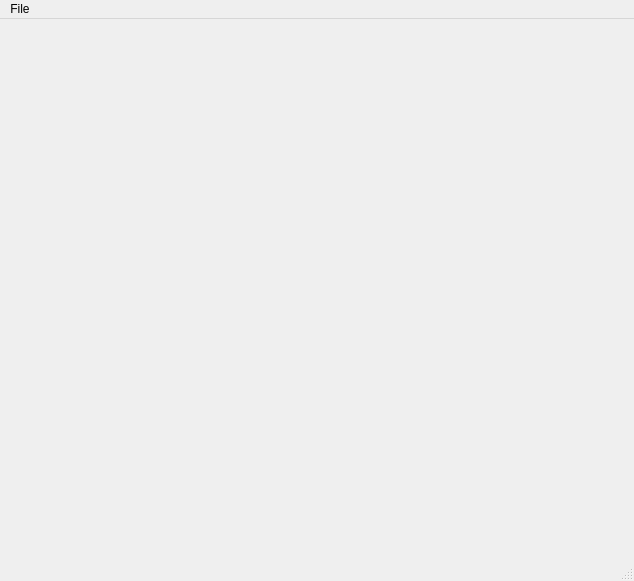
<?xml version="1.0" encoding="UTF-8"?>
<ui version="4.0">
 <class>MainWindow</class>
 <widget class="QMainWindow" name="MainWindow">
  <property name="geometry">
   <rect>
    <x>0</x>
    <y>0</y>
    <width>634</width>
    <height>581</height>
   </rect>
  </property>
  <property name="windowTitle">
   <string>MainWindow</string>
  </property>
  <widget class="QWidget" name="centralwidget"/>
  <widget class="QMenuBar" name="menubar">
   <property name="geometry">
    <rect>
     <x>0</x>
     <y>0</y>
     <width>634</width>
     <height>22</height>
    </rect>
   </property>
   <widget class="QMenu" name="menuFile">
    <property name="title">
     <string>File</string>
    </property>
    <addaction name="actionOpen_Renderer"/>
    <addaction name="separator"/>
    <addaction name="actionExit"/>
   </widget>
   <addaction name="menuFile"/>
  </widget>
  <widget class="QStatusBar" name="statusbar"/>
  <action name="actionOpen_Renderer">
   <property name="text">
    <string>Open Renderer</string>
   </property>
  </action>
  <action name="actionExit">
   <property name="text">
    <string>Exit</string>
   </property>
  </action>
 </widget>
 <resources/>
 <connections>
  <connection>
   <sender>actionExit</sender>
   <signal>triggered()</signal>
   <receiver>MainWindow</receiver>
   <slot>close()</slot>
   <hints>
    <hint type="sourcelabel">
     <x>-1</x>
     <y>-1</y>
    </hint>
    <hint type="destinationlabel">
     <x>316</x>
     <y>290</y>
    </hint>
   </hints>
  </connection>
 </connections>
</ui>
